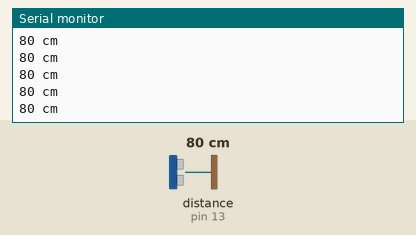
The sketch below on a simulated Arduino Uno, built with avr-gcc and run on an emulated ATmega328P. On the bench: the last lines printed to the serial monitor. Wiring (inferred from the names in the program): ultrasonic range finder: trigger pin 12; echo pin 13. The test bench sets the inputs (shaded band); at power-on: distance to the obstacle (sensor on pin 13) 80 cm. The echo pulse lasts 58.3 µs per cm.

Above: at 1.2 s.
1.3 s: distance to the obstacle (sensor on pin 13) set to 2 cm
At 1.48 s:
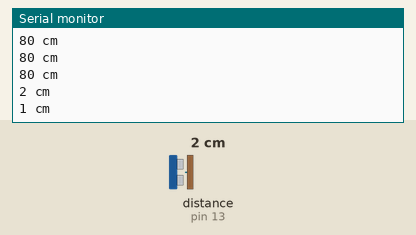
2.8 s: distance to the obstacle (sensor on pin 13) set to 120 cm
At 2.89 s:
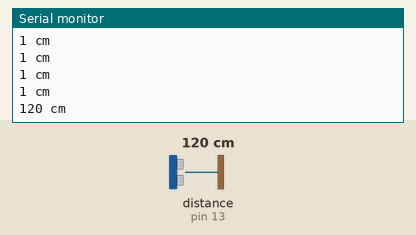
5.8 s: distance to the obstacle (sensor on pin 13) set to 250 cm
At 5.91 s:
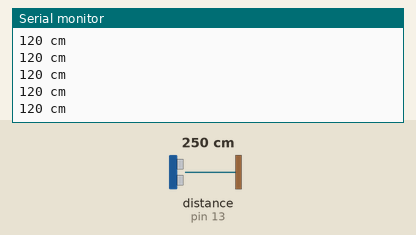
Timing chart, 0 to 8.8 s (numbered marks = the images above; inputs shaded):
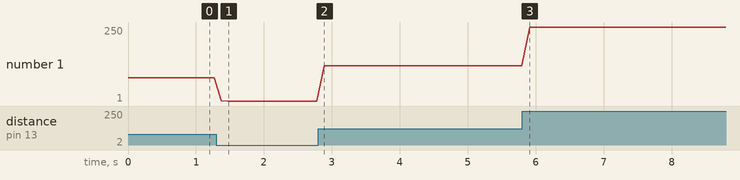

Measured:
- after the input at 1.3 s, the serial monitor: prints a new line after 0.07 s (image 1)
- after the input at 2.8 s, the serial monitor: prints a new line after 0.09 s (image 2)
- plotted number 1: 80 → 1 after the input at 1.3 s, 1 → 120 after the input at 2.8 s, 120 → 250 after the input at 5.8 s

The sketch:

Ultrasonic_Sensor.ino
```cpp
/*
 * Ultrasonic Sensor
 */

// define our pins
int trig = 12, echo = 13, vcc = 11;

void setup() {
  // put your setup code here, to run once:
  pinMode(trig, OUTPUT);
  pinMode(echo, INPUT);
  pinMode(vcc, OUTPUT);

  // supply power to the sensor
  digitalWrite(vcc, HIGH);

  // serial monitor
  Serial.begin(9600);
}

void loop() {
  // put your main code here, to run repeatedly:

  // trigger the waves
  digitalWrite(trig, LOW);
  delayMicroseconds(2);
  digitalWrite(trig, HIGH);
  delayMicroseconds(10);
  digitalWrite(trig, LOW);

  // duration of the waves (flight)
  long duration = pulseIn(echo, HIGH);

  // distance
  long distance = m2cm(duration);

  Serial.print(distance);  // e.g. 3 cm
  Serial.println(" cm");
  delay(100);
}

long m2cm(long microseconds)
{
  return microseconds / 29 / 2;
}
```
